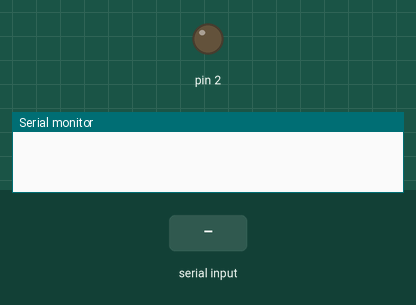
Simulated run of this sketch. Board: Arduino Uno, built with avr-gcc and run on an emulated ATmega328P. Shown: output pins drawn as LEDs (lit = HIGH), the last lines printed to the serial monitor. The test bench sets the inputs (shaded band).

Above: at 1.2 s.
1.3 s: "5" received over Serial
At 2.5 s:
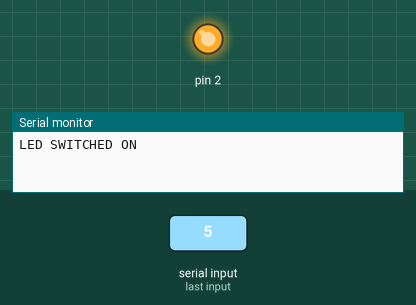
2.8 s: "6" received over Serial
At 3.7 s:
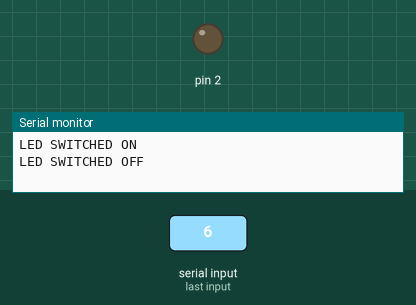
Timing chart, 0 to 5.8 s (numbered marks = the images above; inputs shaded):
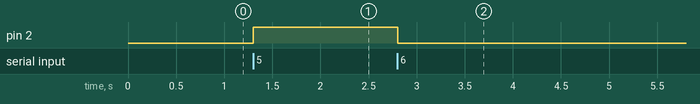

The sketch:

flash.ino
```cpp
void setup() {
  pinMode(2, OUTPUT);
  Serial.begin(115200);
}
void loop() {
  if (Serial.available() > 0) {
    int state = Serial.read();
    if (state == 53) {
      digitalWrite(2, HIGH);
      Serial.println("LED SWITCHED ON");
    }
    if (state == 54 ) {
      digitalWrite(2, LOW);
      Serial.println("LED SWITCHED OFF");
    }
  }
  delay(50);
}
```

Measured:
- after the input at 1.3 s, pin 2: LOW → HIGH at once
- after the input at 2.8 s, pin 2: HIGH → LOW at once
